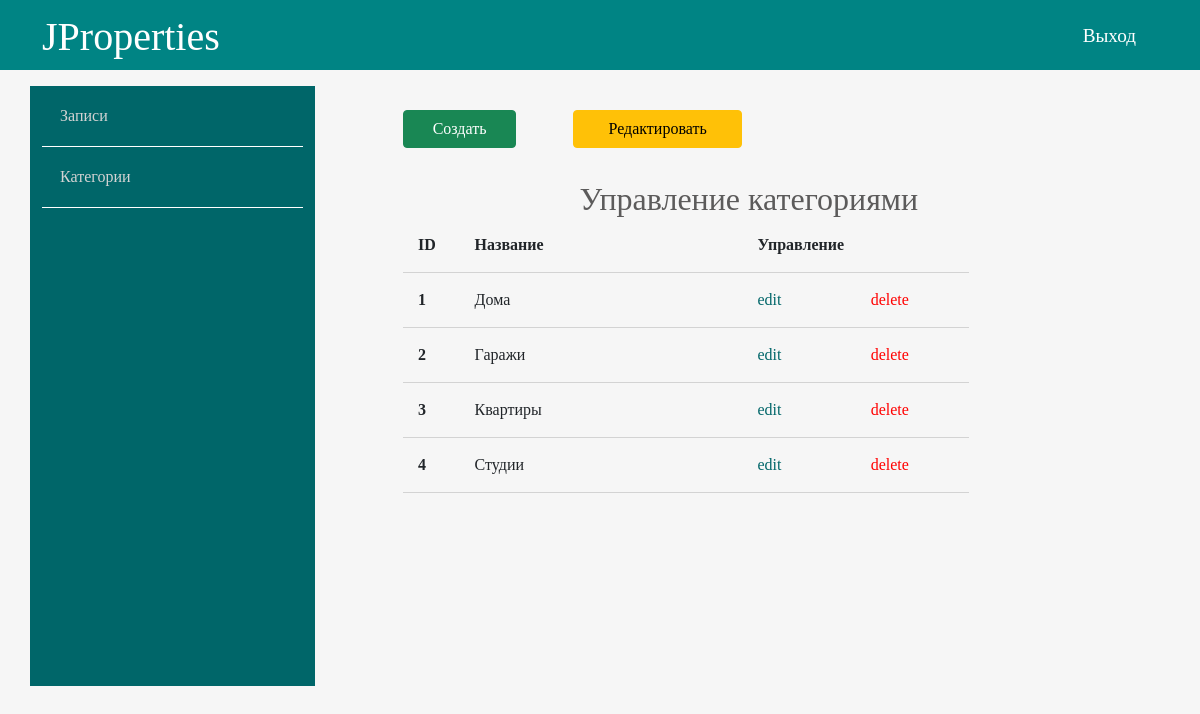
The app's page /admin/topics/index.php with its own data.
### tables this page shows
CREATE TABLE `topics` (
  `id` int(12) NOT NULL,
  `name` varchar(120) NOT NULL,
  `description` text NOT NULL
);

### app/db/db.php (called while the page is built, shortened)
<?php
require 'connect.php';
function dbCheckError($query){
    $errInfo = $query->errorInfo();
    return true;
}
function selectAll($table){
    global $pdo;
    $sql = "SELECT * FROM $table";
    $query = $pdo->prepare($sql);
    $query->execute();
    return $query->fetchAll();
}

### app/controllers/topics.php (called while the page is built, shortened)
<?php
include SITE_ROOT . "/app/db/db.php";
$topics = selectAll('topics');

### admin/topics/index.php (the view, shortened to what this page needs)
<?php
include "../../app/controllers/topics.php";
?>
<!doctype html>
<html lang="en">
<head>
    <link href="https://cdn.jsdelivr.net/npm/bootstrap@5.0.0-beta2/dist/css/bootstrap.min.css" rel="stylesheet">
    <link rel="stylesheet" href="https://use.fontawesome.com/releases/v5.7.2/css/all.css"
>
    <link rel="stylesheet" href="../../assets/css/admin.css">
</head>
<body>
<?php include "../../app/include/header-admin.php"; ?>
<div class="container">
    <?php include "../../app/include/sidebar-admin.php"; ?>
    <div class="posts col-9">
        <div class="button row">
            <a href="<?php echo BASE_URL . "admin/topics/create.php";?>" class="col-2 btn btn-success">Создать</a>
            <span class="col-1"></span>
            <a href="<?php echo BASE_URL . "admin/topics/index.php";?>" class="col-3 btn btn-warning">Редактировать</a>
        </div>
        <div class="row title-table">
            <h2>Управление категориями</h2>
            <div class="col-1">ID</div>
            <div class="col-5">Название</div>
            <div class="col-4">Управление</div>
        </div>
        <?php foreach ($topics as $key => $topic): ?>
            <div class="row post">
                <div class="id col-1"><?=$key + 1; ?></div>
                <div class="title col-5"><?=$topic['name']; ?></div>
                <div class="red col-2"><a href="edit.php?id=<?=$topic['id']; ?>">edit</a></div>
                <div class="del col-2"><a href="index.php?del_id=<?=$topic['id']; ?>">delete</a></div>
            </div>
        <?php endforeach; ?>
    </div>
</div>
</div>
</body>
</html>

### assets/css/admin.css (style rules this page uses)
* { font-family: 'Comfortaa', cursive; }
html, h1, h2, h3, h4, h5, h6 { color: #5c5b5b; }
body { background: #f6f6f6; }
a { text-decoration: none; color: inherit; }
.posts { height: 100%; padding: 40px 100px 100px; }
.posts h2 { text-align: center; margin: 2rem 0 0 0.4rem; }
.posts .title-table div { padding: 15px; text-align: left; border-bottom: 1px solid #d3d3d3; font-weight: 700; }
.posts .post div { padding: 15px; text-align: left; border-bottom: 1px solid #d3d3d3; }
.posts .post .red { color: #006669; }
.posts .post .del { color: red; }
.posts .post .id { font-weight: bold; }

### records on screen
topics: name "Дома"
topics: name "Гаражи"
topics: name "Квартиры"
topics: name "Студии"
